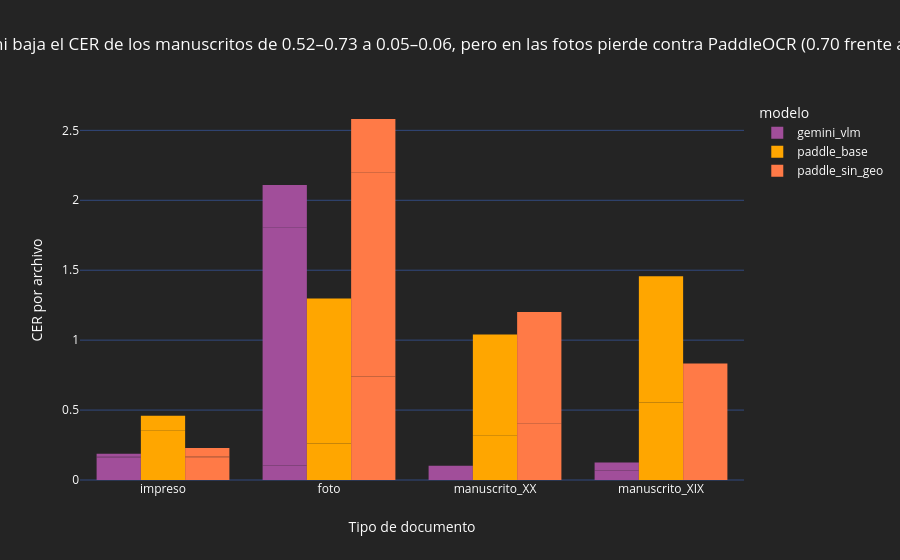

The notebook cell this image was saved under:
### Markdown cell above
## 6. Casos difíciles

### Code cell
fig = px.bar(det[det.modelo.isin(cer_t.modelo)], x="estrato", y="valor", color="modelo", barmode="group",
             color_discrete_map=paleta.COLORES_MODELO, labels={"valor": "CER por archivo", "estrato": "Tipo de documento"},
             category_orders={"estrato": ["impreso", "foto", "manuscrito_XX", "manuscrito_XIX"]},
             title=TITULO_CER)
fig.show()

### Figure 1 — Plotly figure (JSON) as saved in the notebook; plotly's stock layout.template omitted (floating-point values rounded to 4 significant figures)
{"data": [{"alignmentgroup": "True", "hovertemplate": "modelo=gemini_vlm<br>Tipo de documento=%{x}<br>CER por archivo=%{y}<extra></extra>", "legendgroup": "gemini_vlm", "marker": {"color": "#a14e9a", "pattern": {"shape": ""}}, "name": "gemini_vlm", "offsetgroup": "gemini_vlm", "orientation": "v", "showlegend": true, "textposition": "auto", "type": "bar", "x": ["impreso", "impreso", "impreso", "foto", "foto", "foto", "manuscrito_XX", "manuscrito_XX", "manuscrito_XIX", "manuscrito_XIX"], "xaxis": "x", "y": [0.1603, 0.005155, 0.0223, 0.1042, 1.704, 0.3014, 0.007722, 0.09341, 0.06792, 0.05743], "yaxis": "y"}, {"alignmentgroup": "True", "hovertemplate": "modelo=paddle_base<br>Tipo de documento=%{x}<br>CER por archivo=%{y}<extra></extra>", "legendgroup": "paddle_base", "marker": {"color": "#ffa600", "pattern": {"shape": ""}}, "name": "paddle_base", "offsetgroup": "paddle_base", "orientation": "v", "showlegend": true, "textposition": "auto", "type": "bar", "x": ["impreso", "impreso", "impreso", "foto", "foto", "foto", "manuscrito_XX", "manuscrito_XX", "manuscrito_XIX", "manuscrito_XIX"], "xaxis": "x", "y": [0.3505, 0.005155, 0.1045, 0.2604, 0.9553, 0.08219, 0.3205, 0.7198, 0.5547, 0.902], "yaxis": "y"}, {"alignmentgroup": "True", "hovertemplate": "modelo=paddle_sin_geo<br>Tipo de documento=%{x}<br>CER por archivo=%{y}<extra></extra>", "legendgroup": "paddle_sin_geo", "marker": {"color": "#ff7a47", "pattern": {"shape": ""}}, "name": "paddle_sin_geo", "offsetgroup": "paddle_sin_geo", "orientation": "v", "showlegend": true, "textposition": "auto", "type": "bar", "x": ["impreso", "impreso", "impreso", "foto", "foto", "foto", "manuscrito_XX", "manuscrito_XX", "manuscrito_XIX", "manuscrito_XIX"], "xaxis": "x", "y": [0.163, 0.005155, 0.05986, 0.7396, 1.458, 0.3836, 0.4054, 0.7967, 0.3358, 0.4966], "yaxis": "y"}], "layout": {"barmode": "group", "legend": {"title": {"text": "modelo"}, "tracegroupgap": 0}, "title": {"text": "Gemini baja el CER de los manuscritos de 0.52–0.73 a 0.05–0.06, pero en las fotos pierde contra PaddleOCR (0.70 frente a 0.43)"}, "xaxis": {"anchor": "y", "categoryarray": ["impreso", "foto", "manuscrito_XX", "manuscrito_XIX"], "categoryorder": "array", "domain": [0.0, 1.0], "title": {"text": "Tipo de documento"}}, "yaxis": {"anchor": "x", "domain": [0.0, 1.0], "title": {"text": "CER por archivo"}}}}
